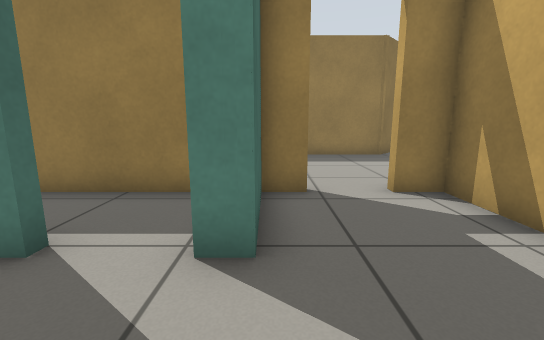
[1] (above)

24 first-person views from a walk through a world built for the Gazebo simulator. The camera is 0.72 m above the floor, tilts 10° down and sees 90° across. The floor is counted in squares, 0.5 m on a side. Each view is taken from the middle of a square. On the plan, view 1 faces up. The plan holds only what a view shows up to about 13 squares ahead; the rest is blank. Gazebo's built-in surfaces are drawn with simple patterns.

[2]
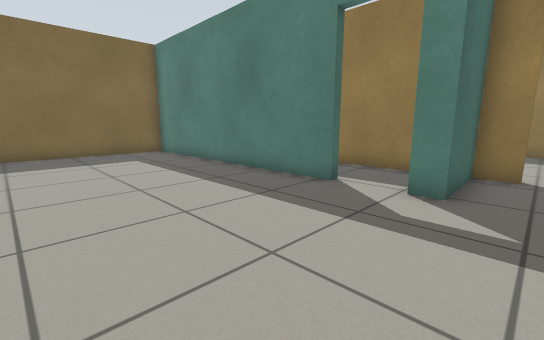

[3]
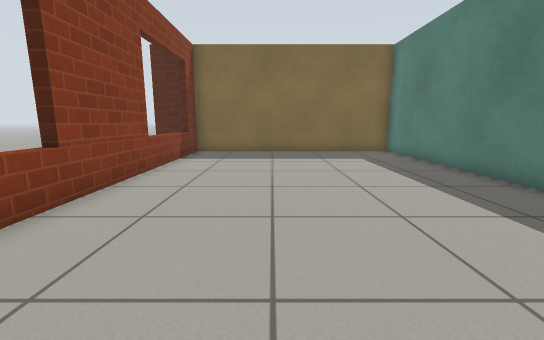

[4]
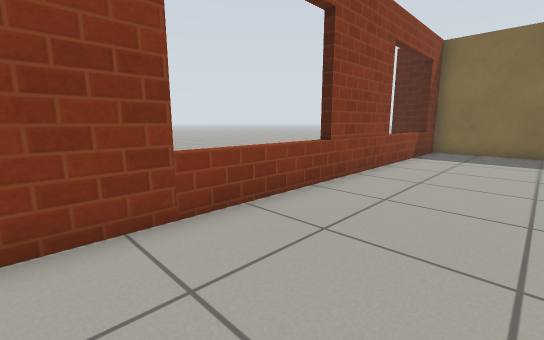

[5]
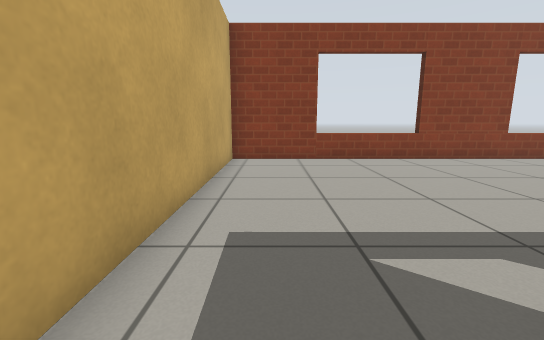

[6]
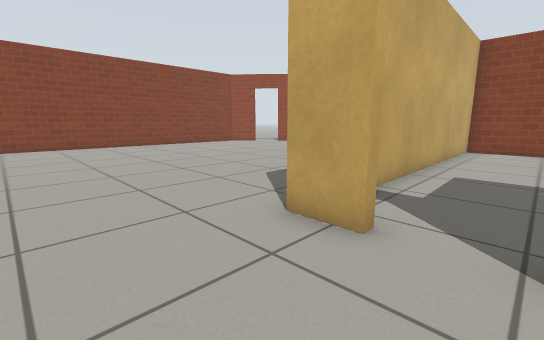

[7]
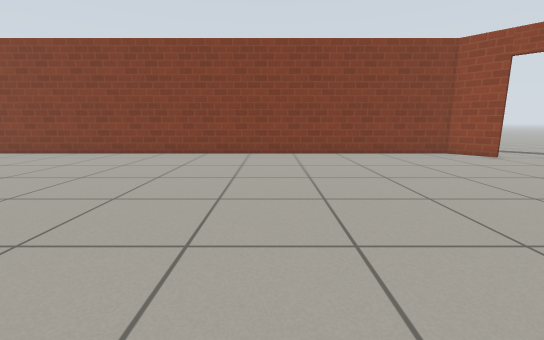

[8]
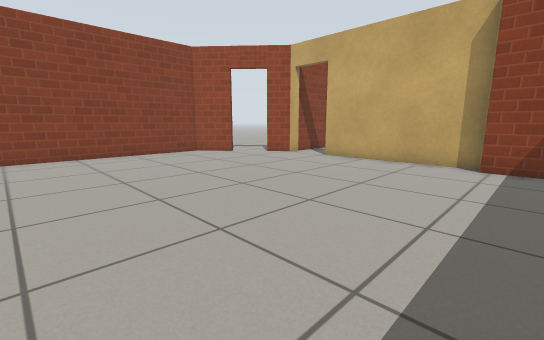

[9]
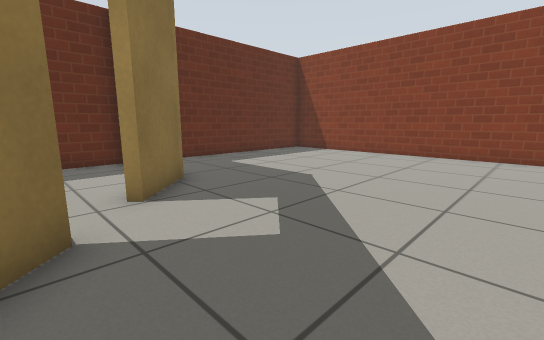

[10]
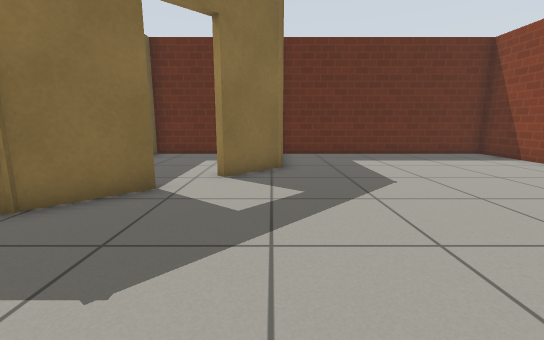

[11]
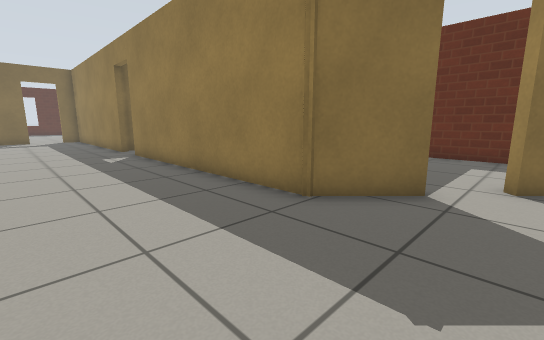

[12]
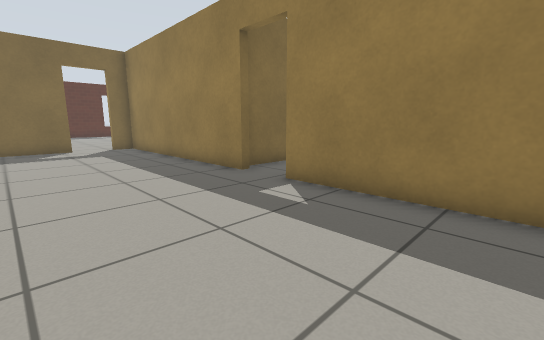

[13]
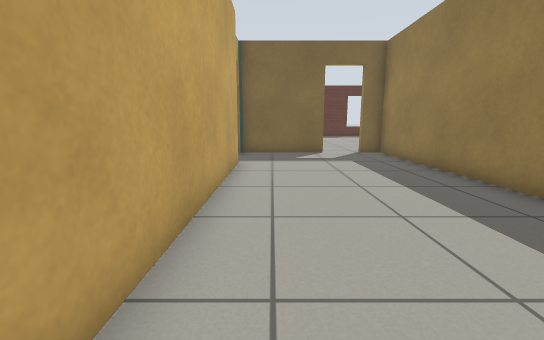

[14]
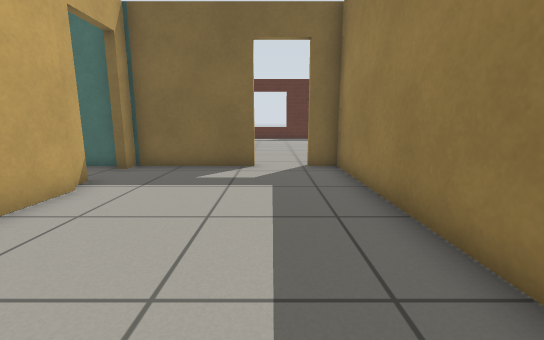

[15]
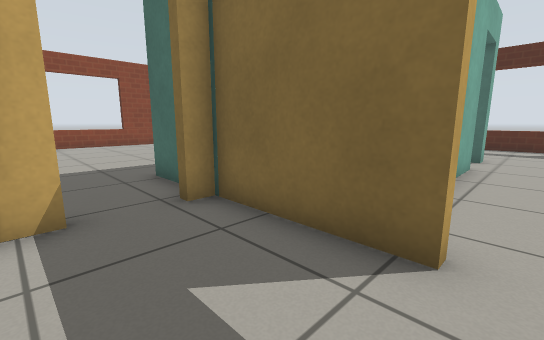

[16]
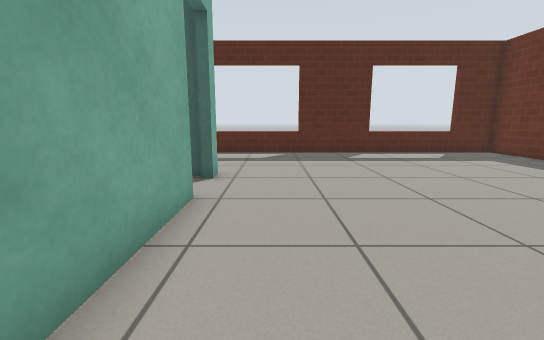

[17]
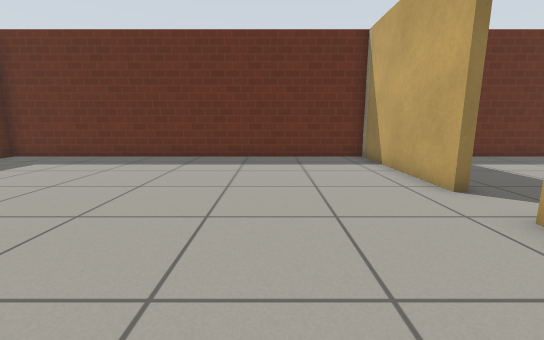

[18]
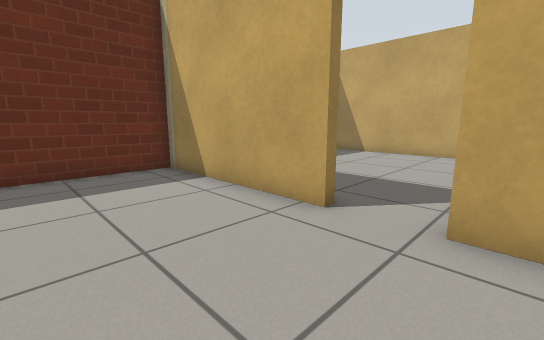

[19]
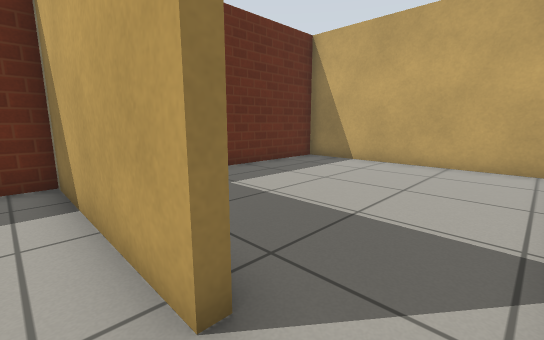

[20]
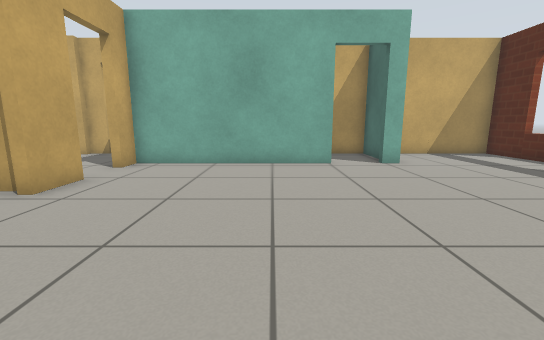

[21]
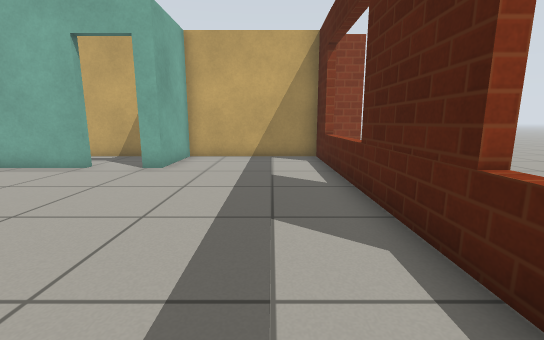

[22]
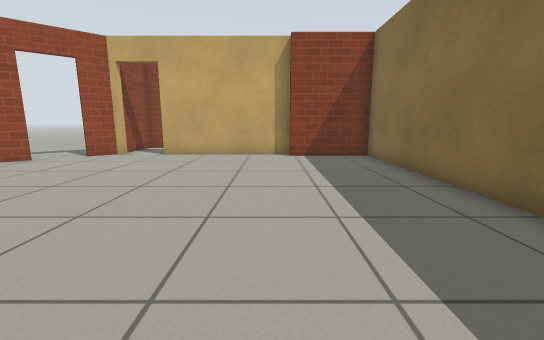

[23]
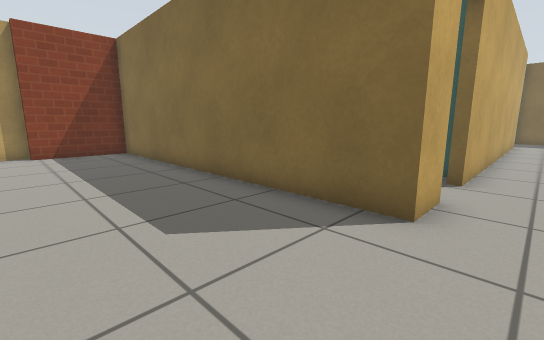

[24]
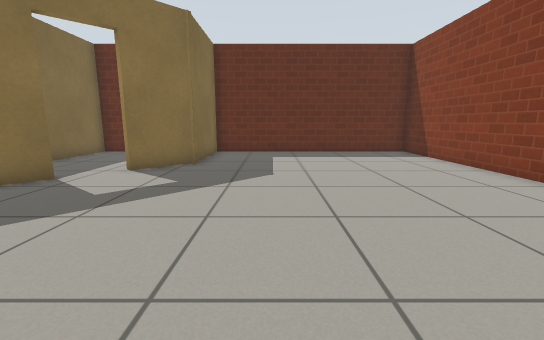

### Floor plan
Ten units are one square. View 1 is at (0, 0); x grows to the right and y downward. Boxes are objects, and circles mark ways between rooms. Rooms are numbered by the first view taken in them; rooms with no view inside come last. Other rooms are left out.
<svg viewBox="-314 -209 504 287">
<path fill="none" stroke="#000" d="M-26 -27 -125 -27 -125 67 36 67 36 -55 25 -55M8 -55 -2 -55 -2 -27 -9 -27M25 -58 39 -58 39 67 72 67M65 -138 48 -122 -47 -122M72 72 129 72M-64 -122 -159 -122 -159 -111M171 54 185 41 185 -204 93 -204 93 -166 77 -151M149 73 158 64M-127 -58 8 -58M-136 -55 -126 -55M-159 -95 -159 -55 -153 -55M-231 -85 -162 -85 -162 -95M-162 -145 -162 -204 -309 -204 -309 -55 -255 -55 -255 -85 -249 -85M-162 -111 -162 -127M-72 -129 -72 -204 -118 -204M-157 -124 -152 -124M90 -204 39 -204 39 -170"/>
<circle cx="15" cy="-60" r="3" fill="#2a7"/>
<circle cx="-160" cy="-105" r="3" fill="#2a7"/>
<circle cx="67" cy="-143" r="3" fill="#2a7"/>
<circle cx="-160" cy="-135" r="3" fill="#2a7"/>
<text x="-40" y="20">1</text>
<text x="80" y="-70">2</text>
<text x="-240" y="-140">3</text>
<text x="-120" y="-160">4</text>
<text x="60" y="-170">5</text>
</svg>
Room 1 opens to room 2. Room 2 opens to room 3. Room 2 opens to room 5. Room 3 opens to room 4.

Where each view was taken, in squares from view 1:
view 1: 0 up, 0 right, facing up
view 2: 3 down, 1 right, facing up-left
view 3: 3 down, 1 right, facing left
view 4: 3 down, 2 right, facing down-left
view 5: 4 up, 2 right, facing down
view 6: 9 up, 1 right, facing down-right
view 7: 4 up, 6 right, facing right
view 8: 3 up, 6 right, facing down-right
view 9: 10 up, 6 right, facing up-right
view 10: 8 up, 9 right, facing up
view 11: 8 up, 8 right, facing up-left
view 12: 7 up, 0 right, facing up-left
view 13: 7 up, 3 left, facing left
view 14: 10 up, 7 left, facing left
view 15: 10 up, 13 left, facing down-left
view 16: 10 up, 18 left, facing left
view 17: 9 up, 20 left, facing up
view 18: 12 up, 20 left, facing up-right
view 19: 13 up, 17 left, facing up-right
view 20: 18 up, 21 left, facing down
view 21: 17 up, 29 left, facing down
view 22: 5 up, 8 right, facing down
view 23: 7 up, 8 right, facing down-left
view 24: 7 up, 12 right, facing up
